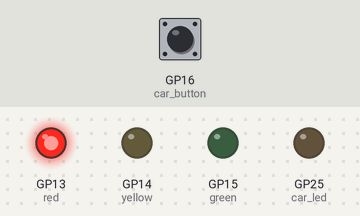
A program run on a simulated Raspberry Pi Pico running MicroPython. On the bench: output pins drawn as LEDs (lit = HIGH). The test bench sets the inputs (shaded band); at power-on: GP16 (car_button) LOW. Threads take turns every 2 ms.

Above: at 1.2 s.
1.3 s: GP16 (car_button) pulled HIGH for 0.15 s
At 2.4 s:
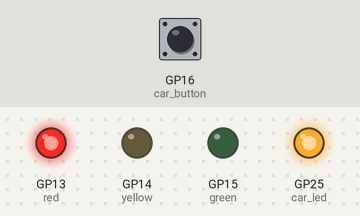
4.4 s: GP16 (car_button) pulsed HIGH 5 times (0.12 s each, 0.3 s apart)
At 6.6 s:
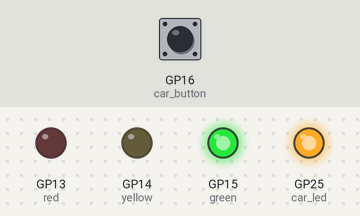
Timing chart, 0 to 17.0 s (numbered marks = the images above; inputs shaded):
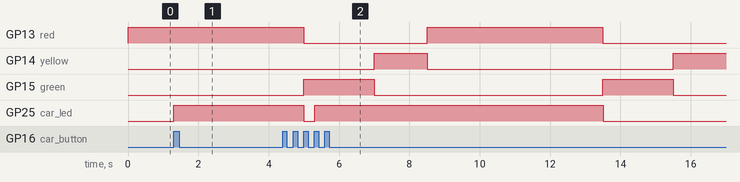

The program:

threaded_rgbs.py
```python
from machine import Pin, Timer
from time import sleep
from _thread import start_new_thread


class StoplightOperator:
    """Stoplight class, monitors a button to indicate a car arriving, runs LEDs on a background thread"""

    def __init__(self):
        """Constructor, initializes car_waiting flag and calls to set up LED indicators"""
        self.car_waiting = False
        self.setup_leds()

    def setup_leds(self) -> None:
        """Sets up LED indicators"""
        self.green = Pin(15, Pin.OUT)
        self.green.low()
        self.yellow = Pin(14, Pin.OUT)
        self.yellow.low()
        self.red = Pin(13, Pin.OUT)
        self.red.low()
        self.car_led = Pin(25, Pin.OUT)
        self.car_led.low()

    def run_stoplight_loop(self) -> None:
        """Runs an infinite loop, operating the stoplight based on the car_waiting variable"""
        while True:
            self.red.high()
            if self.car_waiting:
                sleep(2)
                self.car_waiting = False
                self.red.low()
                self.green.high()
                sleep(2)
                self.green.low()
                self.yellow.high()
                sleep(1.5)
                self.yellow.low()
                self.red.high()
            sleep(3)

    def initialize_car_monitor(self, timer: Timer=None) -> None:
        """Initializes the car_button variable and sets an IRQ handler to watch for button press event"""
        self.car_button = Pin(16, Pin.IN, Pin.PULL_DOWN)
        self.car_button.irq(handler=self.handle_car_arriving, trigger=Pin.IRQ_RISING)

    def handle_car_arriving(self, pin: Pin) -> None:
        """Handles the button press event, toggling the car_waiting flag, and temporarily disabling IRQ for debounce"""
        self.car_button.irq(handler=None)
        self.set_car_waiting_flag()
        self.timer = Timer()
        self.timer.init(mode=Timer.ONE_SHOT, period=100, callback=self.initialize_car_monitor)

    def set_car_waiting_flag(self) -> None:
        """Small callback for IRQ handler, just to set the car_waiting flag"""
        self.car_waiting = True

    def run_system(self) -> None:
        """Main entry point, starts a thread for the stoplight, starts the car monitor, updates the board LED for waiting indicator"""
        start_new_thread(self.run_stoplight_loop, ())
        self.initialize_car_monitor()
        while True:
            self.car_led.value(self.car_waiting)
            sleep(0.1)


if __name__ == "__main__":
    StoplightOperator().run_system()
```

Measured:
- after the input at 1.3 s, GP25 (car_led): LOW → HIGH at once
- by itself, GP15 (green): alternates HIGH for 2.0 s and LOW for 6.5 s
